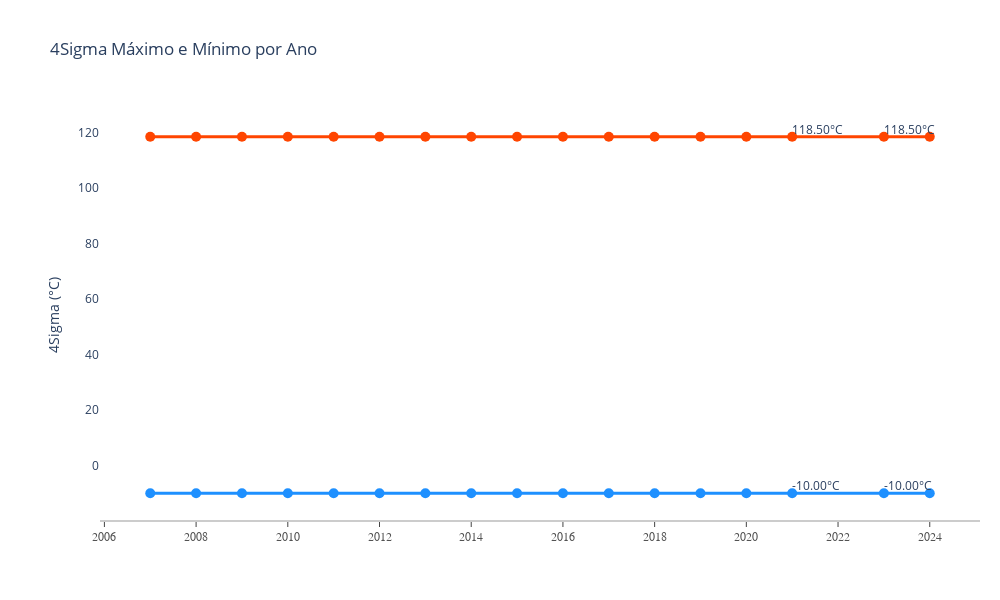

Notebook source saved alongside this figure:
### Markdown cell above
## gráfico 4Sigma Max e Min

### Code cell
if 'data' in df_araraquara.columns:
    # Se a coluna de data estiver em formato string ou datetime, extraímos o ano
    df_araraquara['ano'] = pd.to_datetime(df_araraquara['data']).dt.year

# Verificando se a coluna 'ano' foi criada corretamente
if 'ano' not in df_araraquara.columns:
    raise ValueError("A coluna 'ano' não foi encontrada no dataframe.")

# Definindo os dados para o 4Sigma (exemplo)
anos = df_araraquara['ano'].unique()  # Usando os anos do dataframe
sigma_max = [centro_ftn_max_4sigma] * len(anos)  # Valores simulados para o 4Sigma máximo
sigma_min = [centro_ftn_min_4sigma] * len(anos)  # Valores simulados para o 4Sigma mínimo

# Definindo as cores e o tamanho dos marcadores
colors = ['rgb(255, 69, 0)', 'rgb(30, 144, 255)']  # Laranja para Max, Azul para Min
mode_size = [10, 10]
line_size = [3, 3]

# Criando a figura
fig = go.Figure()

# Plotando a linha para o 4Sigma Máximo
fig.add_trace(go.Scatter(x=anos, y=sigma_max, mode='lines+markers',
                         name='4Sigma Máximo',
                         line=dict(color=colors[0], width=line_size[0]),
                         marker=dict(size=mode_size[0]),
                         connectgaps=True))

# Plotando a linha para o 4Sigma Mínimo
fig.add_trace(go.Scatter(x=anos, y=sigma_min, mode='lines+markers',
                         name='4Sigma Mínimo',
                         line=dict(color=colors[1], width=line_size[1]),
                         marker=dict(size=mode_size[1]),
                         connectgaps=True))

# Adicionando rótulos nas extremidades das linhas
fig.add_trace(go.Scatter(
    x=[anos[0]], 
    y=[sigma_max[0]], 
    mode='text', 
    text=[f'{sigma_max[0]:.2f}°C'], 
    textposition='top right', 
    showlegend=False
))

fig.add_trace(go.Scatter(
    x=[anos[-1]], 
    y=[sigma_max[-1]], 
    mode='text', 
    text=[f'{sigma_max[-1]:.2f}°C'], 
    textposition='top right', 
    showlegend=False
))

fig.add_trace(go.Scatter(
    x=[anos[0]], 
    y=[sigma_min[0]], 
    mode='text', 
    text=[f'{sigma_min[0]:.2f}°C'], 
    textposition='top right', 
    showlegend=False
))

fig.add_trace(go.Scatter(
    x=[anos[-1]], 
    y=[sigma_min[-1]], 
    mode='text', 
    text=[f'{sigma_min[-1]:.2f}°C'], 
    textposition='top right', 
    showlegend=False
))

# Atualizando layout do gráfico
fig.update_layout(
    title='4Sigma Máximo e Mínimo por Ano',
    xaxis=dict(
        showline=True,
        showgrid=False,
        showticklabels=True,
        linecolor='rgb(204, 204, 204)',
        linewidth=2,
        ticks='outside',
        tickfont=dict(family='Arial', size=12, color='rgb(82, 82, 82)'),
    ),
    yaxis=dict(
        showgrid=False,
        zeroline=False,
        showline=False,
        showticklabels=True,
        title='4Sigma (°C)',
    ),
    autosize=False,
    width=1000,  # Largura aumentada
    height=600,  # Altura aumentada
    margin=dict(autoexpand=False, l=100, r=20, t=110),
    plot_bgcolor='white'
)

fig.show()

### Figure 1 — Plotly figure (JSON) as saved in the notebook; plotly's stock layout.template omitted (floating-point values rounded to 4 significant figures)
{"data": [{"connectgaps": true, "line": {"color": "rgb(255, 69, 0)", "width": 3}, "marker": {"size": 10}, "mode": "lines+markers", "name": "4Sigma Máximo", "type": "scatter", "x": [2023, 2024, 2007, 2008, 2009, 2010, 2011, 2012, 2013, 2014, 2015, 2016, 2017, 2018, 2019, 2020, 2021], "y": [118.5, 118.5, 118.5, 118.5, 118.5, 118.5, 118.5, 118.5, 118.5, 118.5, 118.5, 118.5, 118.5, 118.5, 118.5, 118.5, 118.5]}, {"connectgaps": true, "line": {"color": "rgb(30, 144, 255)", "width": 3}, "marker": {"size": 10}, "mode": "lines+markers", "name": "4Sigma Mínimo", "type": "scatter", "x": [2023, 2024, 2007, 2008, 2009, 2010, 2011, 2012, 2013, 2014, 2015, 2016, 2017, 2018, 2019, 2020, 2021], "y": [-10, -10, -10, -10, -10, -10, -10, -10, -10, -10, -10, -10, -10, -10, -10, -10, -10]}, {"mode": "text", "showlegend": false, "text": ["118.50°C"], "textposition": "top right", "type": "scatter", "x": [2023], "y": [118.5]}, {"mode": "text", "showlegend": false, "text": ["118.50°C"], "textposition": "top right", "type": "scatter", "x": [2021], "y": [118.5]}, {"mode": "text", "showlegend": false, "text": ["-10.00°C"], "textposition": "top right", "type": "scatter", "x": [2023], "y": [-10]}, {"mode": "text", "showlegend": false, "text": ["-10.00°C"], "textposition": "top right", "type": "scatter", "x": [2021], "y": [-10]}], "layout": {"autosize": false, "height": 600, "margin": {"autoexpand": false, "l": 100, "r": 20, "t": 110}, "plot_bgcolor": "white", "title": {"text": "4Sigma Máximo e Mínimo por Ano"}, "width": 1000, "xaxis": {"linecolor": "rgb(204, 204, 204)", "linewidth": 2, "showgrid": false, "showline": true, "showticklabels": true, "tickfont": {"color": "rgb(82, 82, 82)", "family": "Arial", "size": 12}, "ticks": "outside"}, "yaxis": {"showgrid": false, "showline": false, "showticklabels": true, "title": {"text": "4Sigma (°C)"}, "zeroline": false}}}
